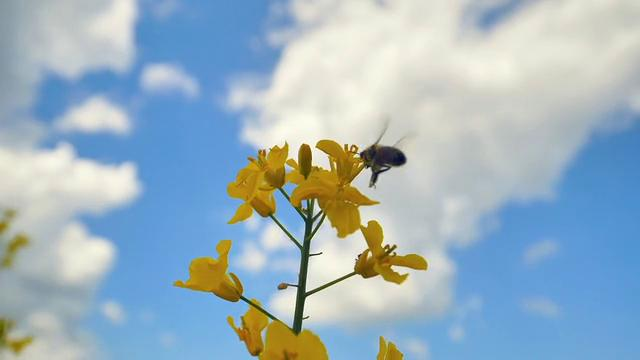
#> input picture render/bee1.jpg, 640 x 360 px
$ python -i cartoonify.py   (imports and definitions only)
#> lines starting #> are read from the running program, lines starting #| are printed output that depends on the picture; after the words box and inside, x2 and y2 are one past the last pixel; in counts of white or black regions, pixels touching at a corner belong together
#> further down, picture is the input picture: shape (360, 640, 3); mean B, G, R 191.6, 179.3, 157.4
#!/usr/bin/env python
# -*- coding: utf-8 -*-

"""
    Cartoonify effect

    Greyscale -> Blur -> Detect Edges -> Mask -> Cartoon
"""

from moviepy.editor import *
import numpy as np
import cv2

def cartoonify_img(img):
    # convert to rgb format
    img_rgb = cv2.cvtColor(img, cv2.COLOR_BGR2RGB)

    # convert to grayscale
    img_grayscale = cv2.cvtColor(img_rgb, cv2.COLOR_BGR2GRAY)

    # smooth image
    img_blur = cv2.medianBlur(img_grayscale, 5)

    # detect edges
    img_edges = cv2.adaptiveThreshold(img_blur, 255,
      cv2.ADAPTIVE_THRESH_MEAN_C,
      cv2.THRESH_BINARY, 9, 9)

    # remove noise
    # keep edges sharp
    img_noise = cv2.bilateralFilter(img_rgb, 9, 300, 300)

    # mask edged image with our "BEAUTIFY" image
    return cv2.bitwise_and(img_noise, img_noise, mask=img_edges)

def cartoonify_v2_img(img):
    # convert to rgb format
    img_rgb = cv2.cvtColor(img, cv2.COLOR_BGR2RGB)

    # convert to grayscale
    img_grayscale = cv2.cvtColor(img_rgb, cv2.COLOR_BGR2GRAY)
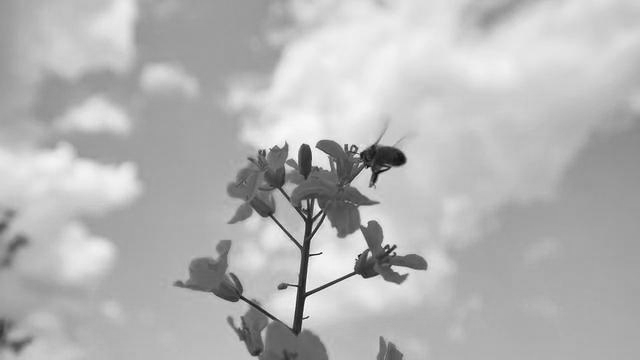
#> img_grayscale: shape (360, 640); min 8, max 252, mean 180.5

    # smooth image
    img_blur = cv2.medianBlur(img_grayscale, 5)

    # detect edges
    img_edges = cv2.adaptiveThreshold(img_blur, 255,
      cv2.ADAPTIVE_THRESH_MEAN_C,
      cv2.THRESH_BINARY, 9, 9)
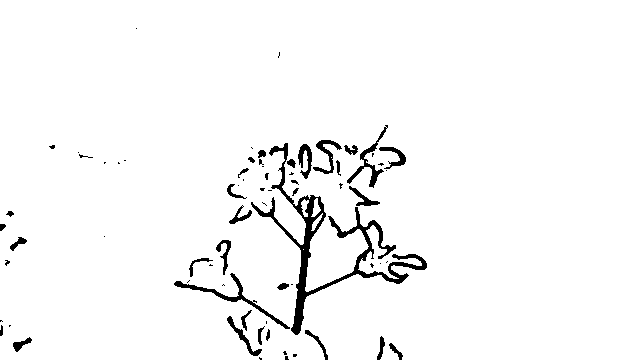
#> img_edges: shape (360, 640); 96.7% white; 70 black regions (37 under 20 px), largest, box (x1, y1, x2, y2) and area: (251, 143, 427, 335) 3494, (174, 273, 290, 329) 592, (347, 125, 388, 188) 416

    # remove noise
    # keep edges sharp
    img_noise = cv2.bilateralFilter(img_rgb, 9, 300, 300)
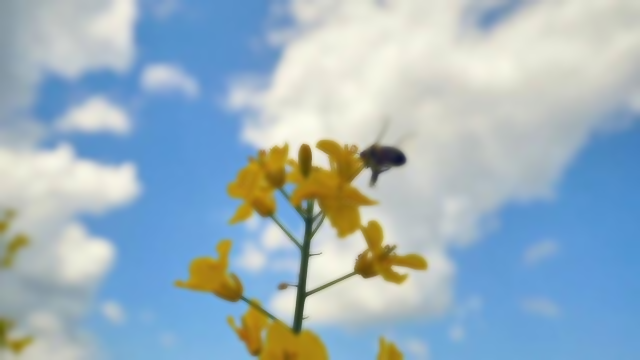
#> img_noise: shape (360, 640, 3); mean R, G, B 157.4, 179.3, 191.7

    # Eroding
    kernel = np.ones((1,1), np.uint8)
    # diminish features of an image
    img_erode = cv2.erode(img_noise, kernel, iterations=3)
    # increases object area to accentuate features
    img_dilate = cv2.dilate(img_erode, kernel, iterations=3)

    # Color quantization
    img_f = np.float32(img_dilate).reshape(-1,3)
    criteria = (cv2.TERM_CRITERIA_EPS + cv2.TERM_CRITERIA_MAX_ITER, 20, 1.0)
    compactness,label,center=cv2.kmeans(img_f, 5, None, criteria, 10, cv2.KMEANS_RANDOM_CENTERS)
#> compactness = 134809152; center = [[193.6, 199.1, 197.8], [102, 157, 211], [229.3, 228.8, 216.4], [143.6, 118.6, 38.66], [149.5, 171.2, 186.6]]
    center = np.uint8(center)
#> center = [[193, 199, 197], [102, 157, 211], [229, 228, 216], [143, 118, 38], [149, 171, 186]]
    final_img = center[label.flatten()]
    final_img = final_img.reshape(img_dilate.shape)
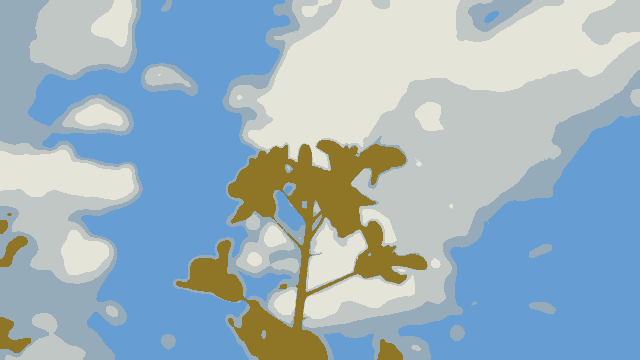
#> final_img: shape (360, 640, 3); mean R, G, B 157.1, 179, 191.3

    # style img
    final_img = cv2.stylization(final_img, sigma_s=150, sigma_r=0.25)
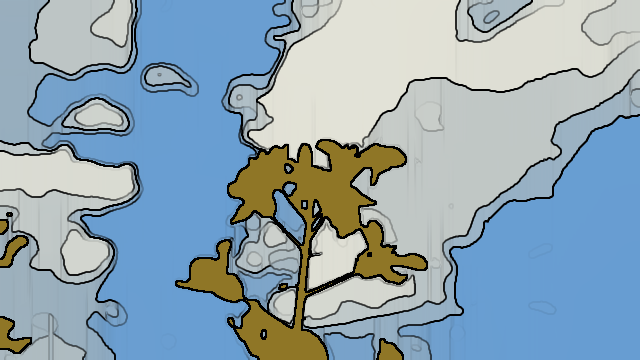
#> final_img: shape (360, 640, 3); mean R, G, B 144.9, 166.1, 178.8

    # mask edged image with beauty image
    return cv2.bitwise_and(final_img, final_img, mask=img_edges)
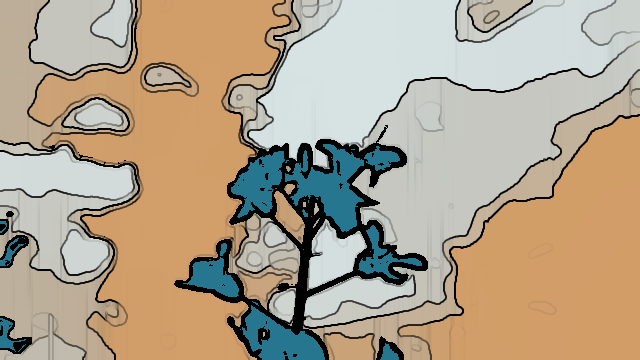
#> returned value: shape (360, 640, 3); mean of channels 0, 1, 2 141.7, 163.5, 177.9; drawn as B, G, R

def cartoonify(clip):
    return clip.fl_image(cartoonify_v2_img)


def main(argv):
    clip = cartoonify(VideoFileClip(argv[0]))
    clip.write_gif(argv[1], fps=5)


# [2 lines not run here, left out]

>>> import cv2
>>> picture = cv2.imread('../render/bee1.jpg')
>>> result = cartoonify_v2_img(picture)

$ run again, on render/cartoonify.gif.jpg
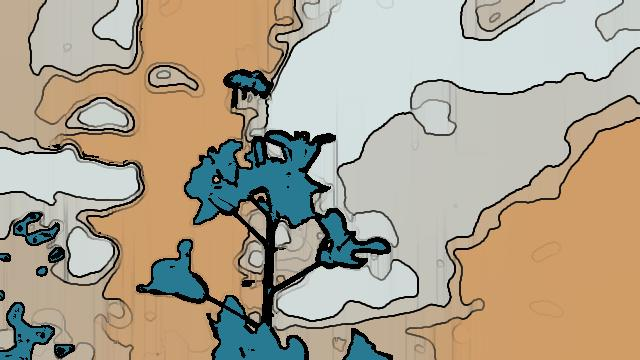
#> input picture render/cartoonify.gif.jpg, 640 x 360 px
#> picture is the input picture: shape (360, 640, 3); mean B, G, R 144.7, 163.8, 174.8
#> in cartoonify_v2_img, `img_edges = cv2.adaptiveThreshold(img_blur, 255, cv2.ADAPTIVE_THRESH_M..`:
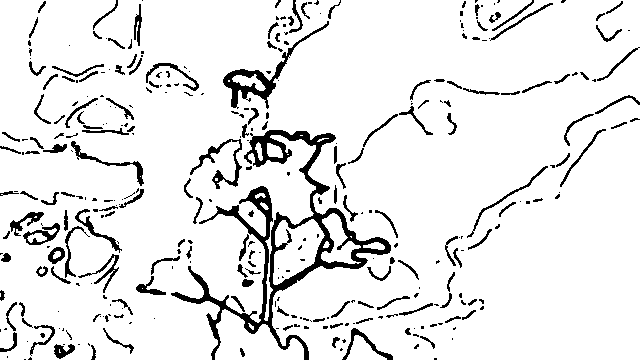
#> img_edges: shape (360, 640); 90.9% white; 338 black regions (184 under 20 px), largest, box (x1, y1, x2, y2) and area: (171, 130, 391, 360) 6728, (223, 21, 329, 109) 1196, (190, 139, 242, 189) 539
#> in cartoonify_v2_img, `compactness,label,center=cv2.kmeans(img_f, 5, None, criteria, 10, cv2...`: compactness = 163710471.3; center = [[141.7, 125.7, 106.6], [197.8, 159.4, 117.8], [40.48, 110.4, 131.4], [201.3, 206.6, 202.6], [39.09, 43.77, 43.38]]
#> in cartoonify_v2_img, `center = np.uint8(center)`: center = [[141, 125, 106], [197, 159, 117], [40, 110, 131], [201, 206, 202], [39, 43, 43]]
#> in cartoonify_v2_img, `return cv2.bitwise_and(final_img, final_img, mask=img_edges)`:
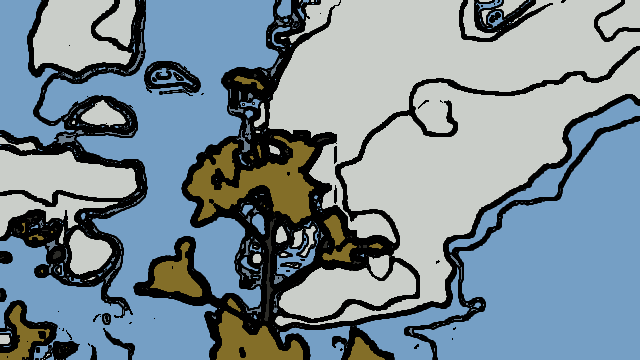
#> returned value: shape (360, 640, 3); mean of channels 0, 1, 2 149.2, 139.7, 123.2; drawn as B, G, R

$ run again, on render/crossfade.gif.jpg
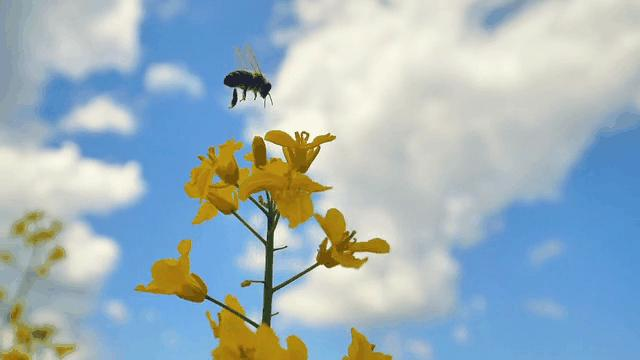
#> input picture render/crossfade.gif.jpg, 640 x 360 px
#> picture is the input picture: shape (360, 640, 3); mean B, G, R 188.6, 179.6, 159.6
#> in cartoonify_v2_img, `img_edges = cv2.adaptiveThreshold(img_blur, 255, cv2.ADAPTIVE_THRESH_M..`:
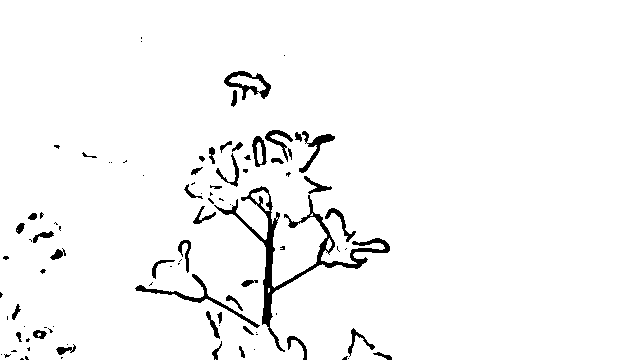
#> img_edges: shape (360, 640); 96.6% white; 94 black regions (51 under 20 px), largest, box (x1, y1, x2, y2) and area: (214, 186, 390, 352) 2707, (135, 274, 260, 328) 584, (224, 71, 271, 100) 476
#> in cartoonify_v2_img, `compactness,label,center=cv2.kmeans(img_f, 5, None, criteria, 10, cv2...`: compactness = 141171098.4; center = [[189.8, 196.9, 197.5], [104.1, 158.1, 210.9], [227.4, 227.3, 214.7], [146.1, 120.8, 38.46], [148, 167.2, 175.2]]
#> in cartoonify_v2_img, `center = np.uint8(center)`: center = [[189, 196, 197], [104, 158, 210], [227, 227, 214], [146, 120, 38], [147, 167, 175]]
#> in cartoonify_v2_img, `return cv2.bitwise_and(final_img, final_img, mask=img_edges)`:
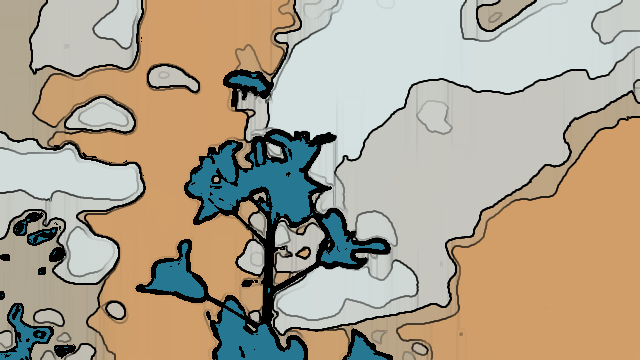
#> returned value: shape (360, 640, 3); mean of channels 0, 1, 2 143.3, 163.2, 174.5; drawn as B, G, R
